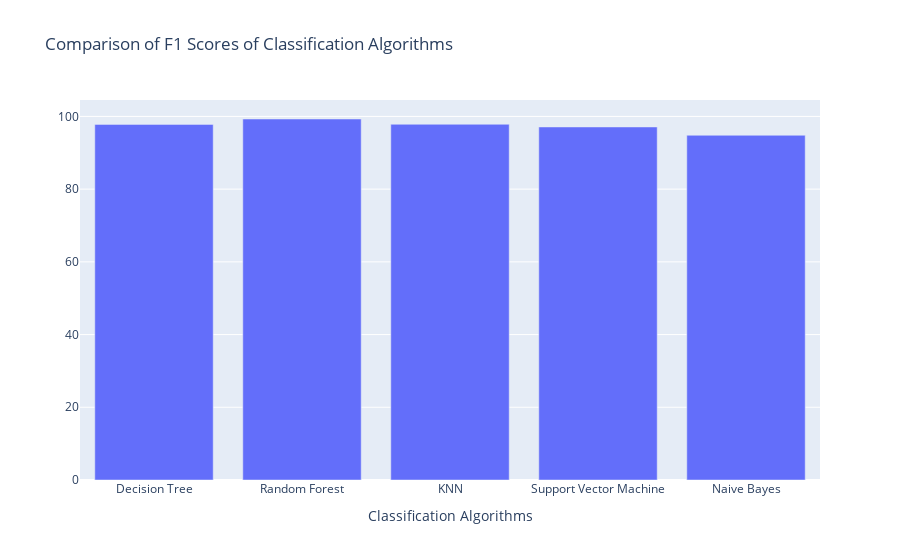

Write notebook code for a chart like this one.
### Code cell
trace5 = {
  'x': algorithms,
  'y': f1score,
  'name': 'score',
  'type': 'bar'
    
}

data = [trace5];
layout = {
  'xaxis': {'title': 'Classification Algorithms'},
  'title': 'Comparison of F1 Scores of Classification Algorithms'
};
fig = go.Figure(data = data, layout = layout)
iplot(fig)

### Figure 1 — Plotly figure (JSON) as saved in the notebook; plotly's stock layout.template omitted (floating-point values rounded to 4 significant figures)
{"data": [{"y": [97.81, 99.29, 97.84, 97.1, 94.81], "x": ["Decision Tree", "Random Forest", "KNN", "Support Vector Machine", "Naive Bayes"], "type": "bar", "name": "score"}], "layout": {"xaxis": {"title": {"text": "Classification Algorithms"}}, "title": {"text": "Comparison of F1 Scores of Classification Algorithms"}}}
